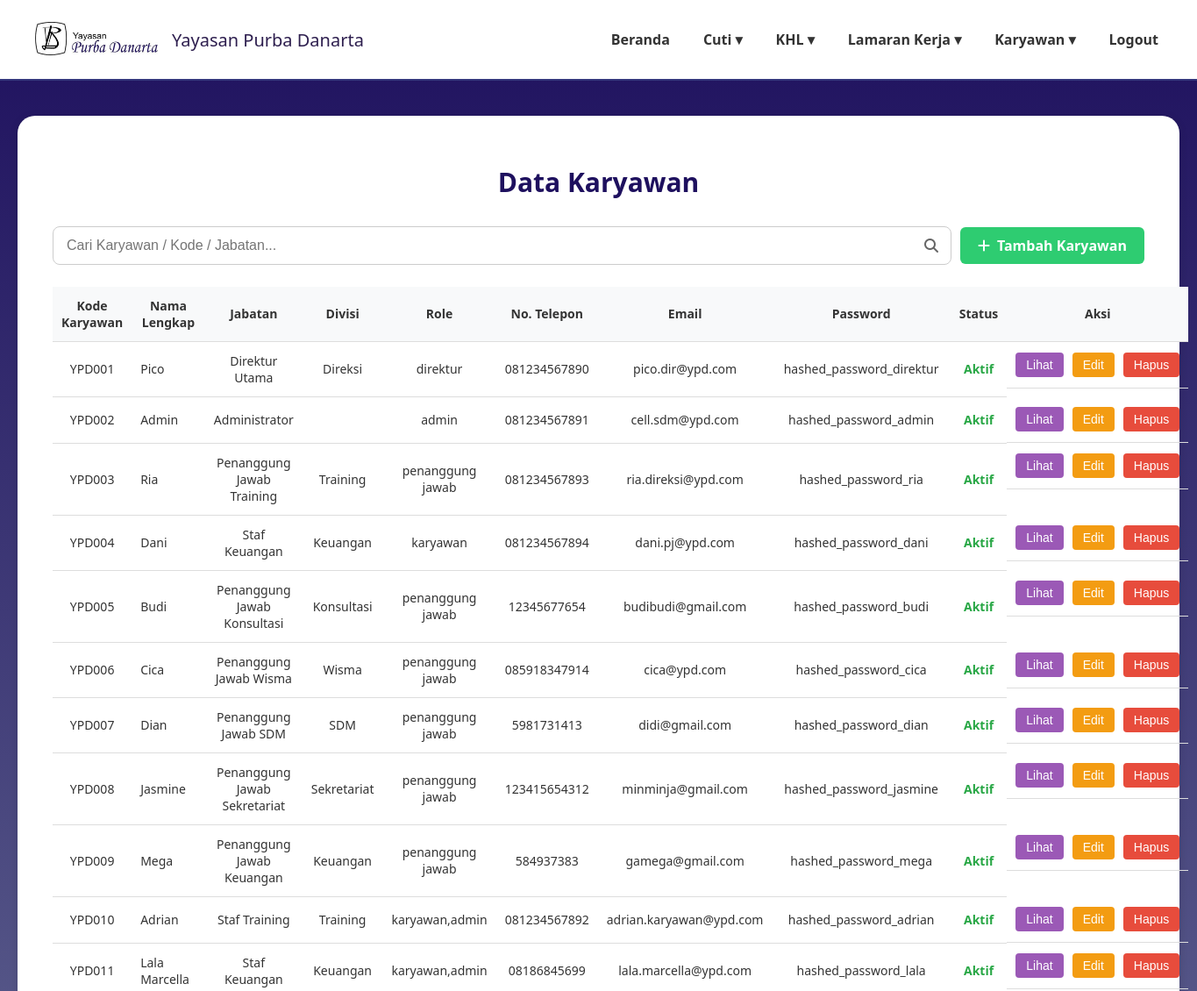
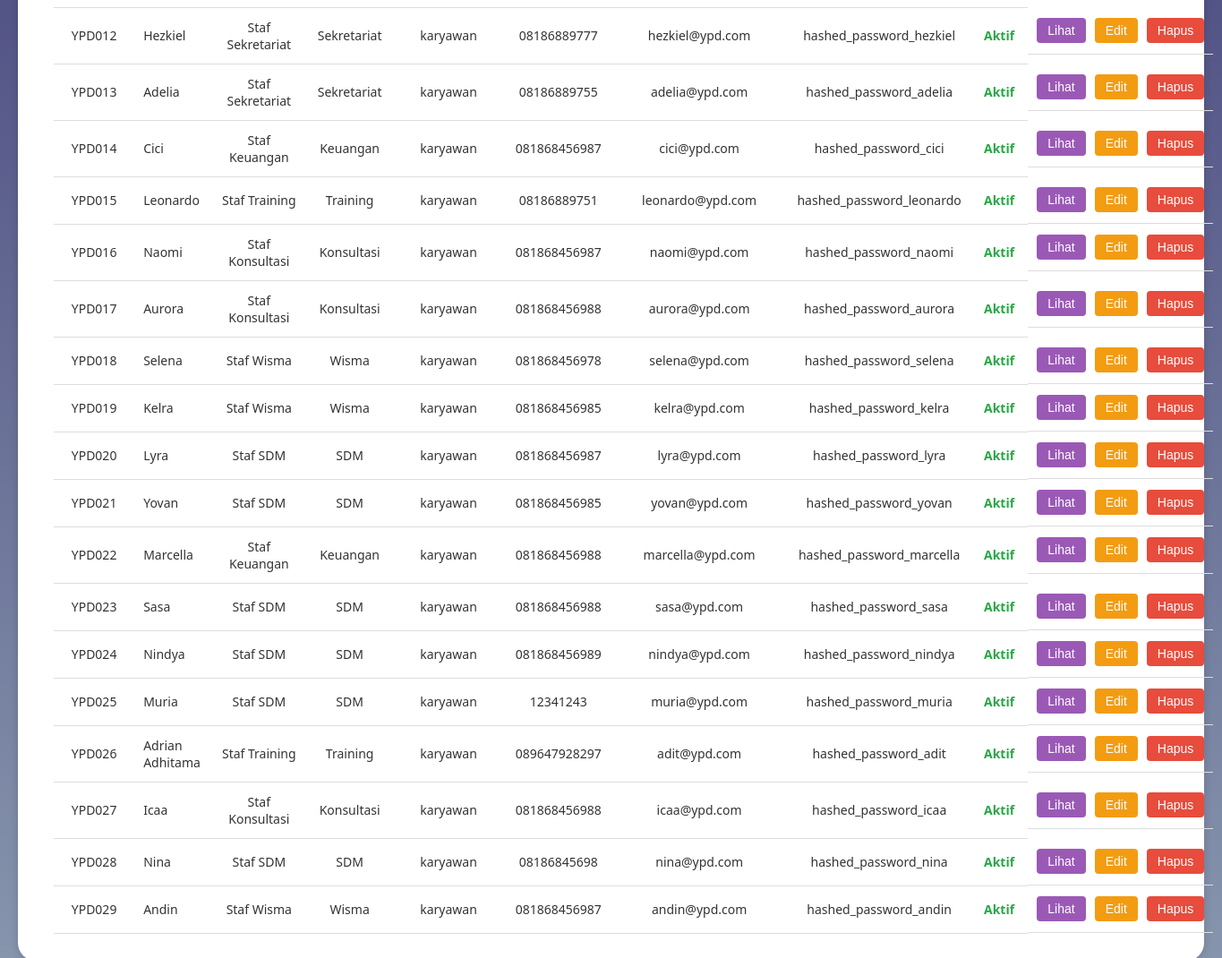
/data_karyawan.php (signed in), run on the app's committed database (2 pictures, top to bottom).
### tables this page shows
CREATE TABLE `data_karyawan` (
  `id_karyawan` int(11) NOT NULL,
  `kode_karyawan` varchar(20) NOT NULL,
  `nama_lengkap` varchar(100) NOT NULL,
  `email` varchar(100) NOT NULL,
  `password` varchar(255) NOT NULL,
  `jabatan` varchar(50) NOT NULL,
  `divisi` varchar(50) NOT NULL,
  `role` varchar(100) NOT NULL DEFAULT 'karyawan',
  `no_telp` varchar(20) DEFAULT NULL,
  `sisa_cuti_tahunan` int(3) DEFAULT 0,
  `sisa_cuti_lustrum` int(3) DEFAULT 0,
  `status_aktif` enum('aktif','non_aktif') NOT NULL DEFAULT 'aktif',
  `created_at` timestamp NOT NULL DEFAULT current_timestamp(),
  `jenis_kelamin` varchar(10) DEFAULT NULL,
  `tempat_lahir` varchar(100) DEFAULT NULL,
  `tanggal_lahir` date DEFAULT NULL,
  `nik` varchar(20) DEFAULT NULL,
  `alamat_rumah` text DEFAULT NULL,
  `alamat_domisili` text DEFAULT NULL,
  `agama` varchar(20) DEFAULT NULL,
  `kontak_darurat` varchar(20) DEFAULT NULL,
  `pendidikan_terakhir` varchar(50) DEFAULT NULL
);

### data_karyawan.php (the view, shortened to what this page needs)
<?php
require_once 'config.php';
$sql = "SELECT id_karyawan, kode_karyawan, nama_lengkap, email, password, jabatan, divisi, role, no_telp, status_aktif, created_at
        FROM data_karyawan
        ORDER BY kode_karyawan";
$result = $conn->query($sql);
$karyawan = [];
if ($result->num_rows > 0) {
    while($row = $result->fetch_assoc()) {
        $karyawan[] = $row;
    }
}
?>
<!DOCTYPE html>
<html lang="id">
<head>
    <link rel="stylesheet" href="https://cdnjs.cloudflare.com/ajax/libs/font-awesome/6.4.0/css/all.min.css">
</head>
<body>
    <header>
        <div class="logo">
            <img src="image/namayayasan.png" alt="Logo Yayasan">
            <span>Yayasan Purba Danarta</span>
        </div>
        <nav>
            <ul>
                <li><a href="dashboardadmin.php">Beranda</a></li>
                <li><a href="#">Cuti ▾</a>
                </li>
                <li><a href="#">KHL ▾</a>
                </li>
                <li><a href="#">Lamaran Kerja ▾</a>
                </li>
                <li><a href="#">Karyawan ▾</a>
                </li>
                <li><a href="logout2.php">Logout</a></li>
            </ul>
        </nav>
    </header>
    <main>
        <div class="card">
            <h2 class="page-title">Data Karyawan</h2>
            <div class="search-container">
                <div class="search-box">
                    <input type="text" id="searchInput" placeholder="Cari Karyawan / Kode / Jabatan...">
                    <i class="fas fa-search search-icon" id="searchButton"></i>
                </div>
                <a href="tambah_karyawan.php" class="btn btn-tambah">
                    <i class="fas fa-plus"></i> Tambah Karyawan
                </a>
            </div>
            <table class="data-table" id="employeeTable">
                <thead>
                    <tr>
                        <th>Kode Karyawan</th>
                        <th>Nama Lengkap</th>
                        <th>Jabatan</th>
                        <th>Divisi</th>
                        <th>Role</th>
                        <th>No. Telepon</th>
                        <th>Email</th>
                        <th>Password</th>
                        <th>Status</th>
                        <th>Aksi</th>
                    </tr>
                </thead>
                <tbody id="tableBody">
                    <?php if (empty($karyawan)): ?>
                        <tr>
                            <td colspan="10" class="no-results">Belum ada data karyawan</td>
                        </tr>
                    <?php else: ?>
                        <?php foreach($karyawan as $data): ?>
                        <tr>
                            <td><?php echo htmlspecialchars($data['kode_karyawan']); ?></td>
                            <td class='text-left'><?php echo htmlspecialchars($data['nama_lengkap']); ?></td>
                            <td><?php echo htmlspecialchars($data['jabatan']); ?></td>
                            <td><?php echo htmlspecialchars($data['divisi']); ?></td>
                            <td><?php echo htmlspecialchars($data['role']); ?></td>
                            <td><?php echo htmlspecialchars($data['no_telp']); ?></td>
                            <td><?php echo htmlspecialchars($data['email']); ?></td>
                            <td><?php echo htmlspecialchars($data['password']); ?></td>
                            <td>
                                <span class="<?php echo $data['status_aktif'] == 'aktif' ? 'status-aktif' : 'status-non-aktif'; ?>">
                                    <?php echo ucfirst($data['status_aktif']); ?>
                                </span>
                            </td>
                            <td class='action-cell'>
                                <button class='action-btn btn-lihat' data-id='<?php echo $data['id_karyawan']; ?>'>Lihat</button>
                                <button class='action-btn btn-edit' data-id='<?php echo $data['id_karyawan']; ?>'>Edit</button>
                                <button class='action-btn btn-hapus-small' data-id='<?php echo $data['id_karyawan']; ?>' data-nama='<?php echo htmlspecialchars($data['nama_lengkap']); ?>'>Hapus</button>
                            </td>
                        </tr>
                        <?php endforeach; ?>
                    <?php endif; ?>
                </tbody>
            </table>
        </div>
    </main>
</body>
</html>

### data_karyawan.php (style rules this page uses)
body { margin:0; font-family:'Segoe UI', Tahoma, Geneva, Verdana, sans-serif; background: linear-gradient(180deg,#1E105E 0%,#8897AE 100%); min-height:100vh; color:#333; }
header { background:rgba(255,255,255,1); padding:20px 40px; display:flex; justify-content:space-between; align-items:center; border-bottom:2px solid #34377c; }
.logo { display:flex; align-items:center; gap:16px; font-weight:500; font-size:20px; color:#2e1f4f; }
.logo img { width: 140px; height: 50px; object-fit: contain; }
nav ul { list-style:none; margin:0; padding:0; display:flex; gap:30px; }
nav li { position:relative; }
nav a { text-decoration:none; color:#333; font-weight:600; padding:8px 4px; display:block; }
main { max-width:1400px; margin:40px auto; padding:0 20px; }
.card { background:#fff; border-radius:20px; padding:30px 40px; box-shadow:0 2px 10px rgba(0,0,0,0.15); }
.page-title { font-size: 30px; font-weight: 600; text-align: center; margin-bottom: 30px; color: #1E105E; }
.data-table { width: 100%; border-collapse: collapse; font-size: 14px; text-align: center; }
.data-table th, .data-table td { padding: 12px 10px; border-bottom: 1px solid #ddd; vertical-align:middle; }
.data-table .text-left { text-align: left; }
.data-table th { background-color: #f8f9fa; font-weight: 600; }
.btn-lihat { display: inline-block; padding: 6px 12px; border-radius: 5px; text-decoration: none; color: #fff; font-weight: bold; background-color: #4a3f81; }
.search-container { display: flex; gap: 10px; margin-bottom: 25px; align-items: center; }
.search-box { flex-grow: 1; position: relative; }
.search-box input { width: 100%; padding: 12px 45px 12px 15px; border: 1px solid #ccc; border-radius: 8px; font-size: 16px; box-sizing: border-box; }
.search-icon { position: absolute; right: 15px; top: 50%; transform: translateY(-50%); color: #666; cursor: pointer; }
.btn { padding: 10px 20px; border: none; border-radius: 6px; cursor: pointer; font-weight: 600; display: flex; align-items: center; gap: 8px; transition: all 0.3s ease; text-decoration: none; }
.btn-tambah { background-color: #2ecc71; color: white; }
.action-cell { display: flex; gap: 10px; justify-content: center; }
.action-btn { padding: 6px 12px; border-radius: 4px; font-size: 14px; font-weight: 500; cursor: pointer; transition: all 0.2s ease; border: none; }
.btn-lihat { background-color: #9b59b6; color: white; }
.btn-edit { background-color: #f39c12; color: white; }
.btn-hapus-small { background-color: #e74c3c; color: white; }
.status-aktif { color: #28a745; font-weight: bold; }

### data on the page
data_karyawan: kode_karyawan "YPD001", nama_lengkap "Pico", jabatan "Direktur Utama", divisi "Direksi", role "direktur", no_telp "081234567890", email "pico.dir@ypd.com", password "hashed_password_direktur", status_aktif "Aktif"
data_karyawan: kode_karyawan "YPD002", nama_lengkap "Admin", jabatan "Administrator", role "admin", no_telp "081234567891", email "cell.sdm@ypd.com", password "hashed_password_admin", status_aktif "Aktif"
data_karyawan: kode_karyawan "YPD003", nama_lengkap "Ria", jabatan "Penanggung Jawab Training", divisi "Training", role "penanggung jawab", no_telp "081234567893", email "ria.direksi@ypd.com", password "hashed_password_ria", status_aktif "Aktif"
data_karyawan: kode_karyawan "YPD004", nama_lengkap "Dani", jabatan "Staf Keuangan", divisi "Keuangan", role "karyawan", no_telp "081234567894", email "dani.pj@ypd.com", password "hashed_password_dani", status_aktif "Aktif"
data_karyawan: kode_karyawan "YPD005", nama_lengkap "Budi", jabatan "Penanggung Jawab Konsultasi", divisi "Konsultasi", role "penanggung jawab", no_telp "12345677654", email "budibudi@gmail.com", password "hashed_password_budi", status_aktif "Aktif"
data_karyawan: kode_karyawan "YPD006", nama_lengkap "Cica", jabatan "Penanggung Jawab Wisma", divisi "Wisma", role "penanggung jawab", no_telp "085918347914", email "cica@ypd.com", password "hashed_password_cica", status_aktif "Aktif"
data_karyawan: kode_karyawan "YPD007", nama_lengkap "Dian", jabatan "Penanggung Jawab SDM", divisi "SDM", role "penanggung jawab", no_telp "5981731413", email "didi@gmail.com", password "hashed_password_dian", status_aktif "Aktif"
data_karyawan: kode_karyawan "YPD008", nama_lengkap "Jasmine", jabatan "Penanggung Jawab Sekretariat", divisi "Sekretariat", role "penanggung jawab", no_telp "123415654312", email "minminja@gmail.com", password "hashed_password_jasmine", status_aktif "Aktif"
data_karyawan: kode_karyawan "YPD009", nama_lengkap "Mega", jabatan "Penanggung Jawab Keuangan", divisi "Keuangan", role "penanggung jawab", no_telp "584937383", email "gamega@gmail.com", password "hashed_password_mega", status_aktif "Aktif"
data_karyawan: kode_karyawan "YPD010", nama_lengkap "Adrian", jabatan "Staf Training", divisi "Training", role "karyawan,admin", no_telp "081234567892", email "adrian.karyawan@ypd.com", password "hashed_password_adrian", status_aktif "Aktif"
data_karyawan: kode_karyawan "YPD011", nama_lengkap "Lala Marcella", jabatan "Staf Keuangan", divisi "Keuangan", role "karyawan,admin", no_telp "08186845699", email "lala.marcella@ypd.com", password "hashed_password_lala", status_aktif "Aktif"
data_karyawan: kode_karyawan "YPD012", nama_lengkap "Hezkiel", jabatan "Staf Sekretariat", divisi "Sekretariat", role "karyawan", no_telp "08186889777", email "hezkiel@ypd.com", password "hashed_password_hezkiel", status_aktif "Aktif"
data_karyawan: kode_karyawan "YPD013", nama_lengkap "Adelia", jabatan "Staf Sekretariat", divisi "Sekretariat", role "karyawan", no_telp "08186889755", email "adelia@ypd.com", password "hashed_password_adelia", status_aktif "Aktif"
data_karyawan: kode_karyawan "YPD014", nama_lengkap "Cici", jabatan "Staf Keuangan", divisi "Keuangan", role "karyawan", no_telp "081868456987", email "cici@ypd.com", password "hashed_password_cici", status_aktif "Aktif"
data_karyawan: kode_karyawan "YPD015", nama_lengkap "Leonardo", jabatan "Staf Training", divisi "Training", role "karyawan", no_telp "08186889751", email "leonardo@ypd.com", password "hashed_password_leonardo", status_aktif "Aktif"
data_karyawan: kode_karyawan "YPD016", nama_lengkap "Naomi", jabatan "Staf Konsultasi", divisi "Konsultasi", role "karyawan", no_telp "081868456987", email "naomi@ypd.com", password "hashed_password_naomi", status_aktif "Aktif"
data_karyawan: kode_karyawan "YPD017", nama_lengkap "Aurora", jabatan "Staf Konsultasi", divisi "Konsultasi", role "karyawan", no_telp "081868456988", email "aurora@ypd.com", password "hashed_password_aurora", status_aktif "Aktif"
data_karyawan: kode_karyawan "YPD018", nama_lengkap "Selena", jabatan "Staf Wisma", divisi "Wisma", role "karyawan", no_telp "081868456978", email "selena@ypd.com", password "hashed_password_selena", status_aktif "Aktif"
data_karyawan: kode_karyawan "YPD019", nama_lengkap "Kelra", jabatan "Staf Wisma", divisi "Wisma", role "karyawan", no_telp "081868456985", email "kelra@ypd.com", password "hashed_password_kelra", status_aktif "Aktif"
data_karyawan: kode_karyawan "YPD020", nama_lengkap "Lyra", jabatan "Staf SDM", divisi "SDM", role "karyawan", no_telp "081868456987", email "lyra@ypd.com", password "hashed_password_lyra", status_aktif "Aktif"
data_karyawan: kode_karyawan "YPD021", nama_lengkap "Yovan", jabatan "Staf SDM", divisi "SDM", role "karyawan", no_telp "081868456985", email "yovan@ypd.com", password "hashed_password_yovan", status_aktif "Aktif"
data_karyawan: kode_karyawan "YPD022", nama_lengkap "Marcella", jabatan "Staf Keuangan", divisi "Keuangan", role "karyawan", no_telp "081868456988", email "marcella@ypd.com", password "hashed_password_marcella", status_aktif "Aktif"
data_karyawan: kode_karyawan "YPD023", nama_lengkap "Sasa", jabatan "Staf SDM", divisi "SDM", role "karyawan", no_telp "081868456988", email "sasa@ypd.com", password "hashed_password_sasa", status_aktif "Aktif"
data_karyawan: kode_karyawan "YPD024", nama_lengkap "Nindya", jabatan "Staf SDM", divisi "SDM", role "karyawan", no_telp "081868456989", email "nindya@ypd.com", password "hashed_password_nindya", status_aktif "Aktif"
data_karyawan: kode_karyawan "YPD025", nama_lengkap "Muria", jabatan "Staf SDM", divisi "SDM", role "karyawan", no_telp "12341243", email "muria@ypd.com", password "hashed_password_muria", status_aktif "Aktif"
data_karyawan: kode_karyawan "YPD026", nama_lengkap "Adrian Adhitama", jabatan "Staf Training", divisi "Training", role "karyawan", no_telp "089647928297", email "adit@ypd.com", password "hashed_password_adit", status_aktif "Aktif"
data_karyawan: kode_karyawan "YPD027", nama_lengkap "Icaa", jabatan "Staf Konsultasi", divisi "Konsultasi", role "karyawan", no_telp "081868456988", email "icaa@ypd.com", password "hashed_password_icaa", status_aktif "Aktif"
data_karyawan: kode_karyawan "YPD028", nama_lengkap "Nina", jabatan "Staf SDM", divisi "SDM", role "karyawan", no_telp "08186845698", email "nina@ypd.com", password "hashed_password_nina", status_aktif "Aktif"
data_karyawan: kode_karyawan "YPD029", nama_lengkap "Andin", jabatan "Staf Wisma", divisi "Wisma", role "karyawan", no_telp "081868456987", email "andin@ypd.com", password "hashed_password_andin", status_aktif "Aktif"
